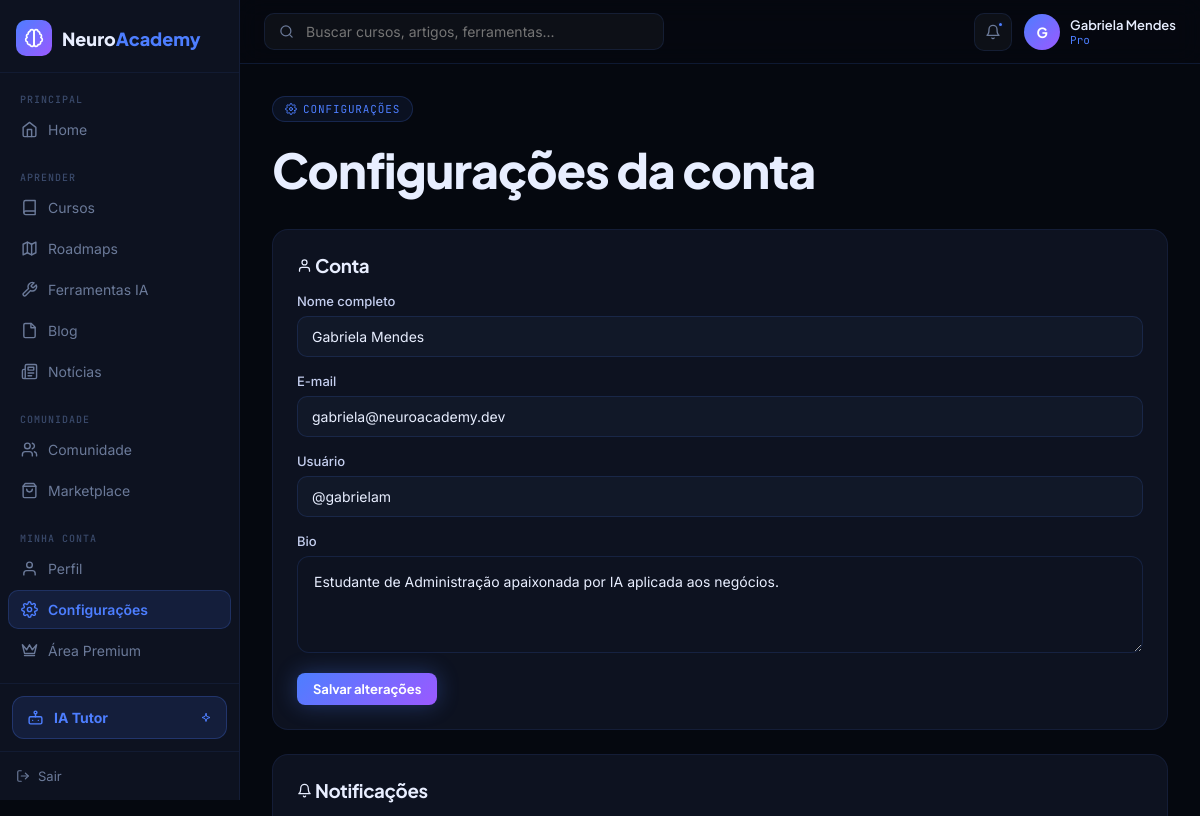
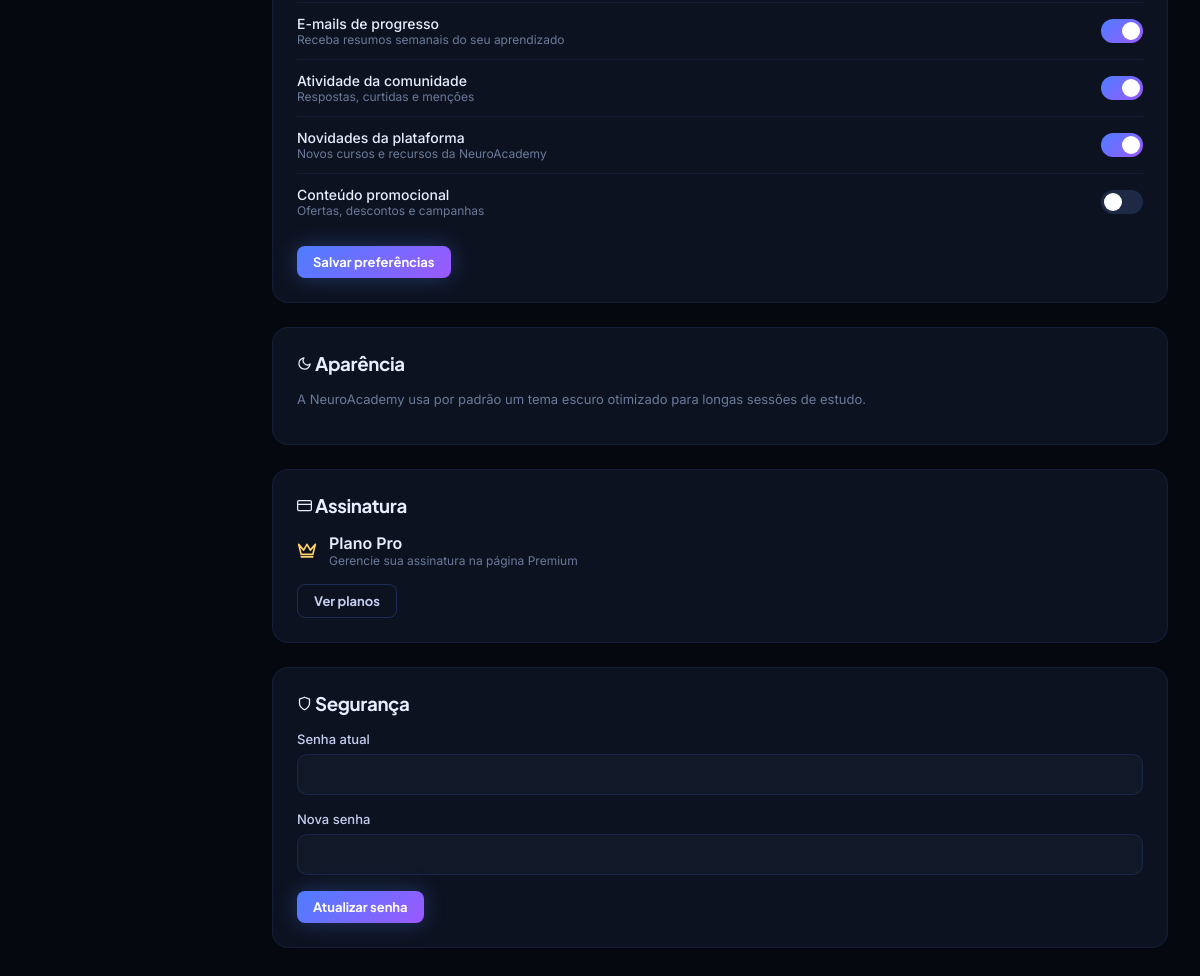
The app's page /configuracoes (signed in) with its own data (2 pictures, top to bottom).
### tables this page shows
CREATE TABLE user (
    id INTEGER PRIMARY KEY AUTOINCREMENT,
    name TEXT NOT NULL,
    username TEXT UNIQUE NOT NULL,
    email TEXT UNIQUE NOT NULL,
    password_hash TEXT NOT NULL,
    bio TEXT DEFAULT '',
    plan TEXT DEFAULT 'Gratuito',
    role TEXT DEFAULT 'aluno',
    points INTEGER DEFAULT 0,
    streak INTEGER DEFAULT 0,
    email_notifications INTEGER DEFAULT 1,
    community_notifications INTEGER DEFAULT 1,
    news_notifications INTEGER DEFAULT 1,
    marketing_notifications INTEGER DEFAULT 0,
    email_verified INTEGER DEFAULT 0,
    email_verify_token TEXT,
    email_verify_sent_at TEXT,
    created_at TEXT DEFAULT (datetime('now'))
);

### routes.py (the view, shortened to what this page needs)
@bp.route("/configuracoes", methods=["GET", "POST"])
@login_required
def configuracoes():
    user = current_user()
    return render_template("configuracoes.html")

### auth.py (called while the page is built)
def load_logged_in_user():
    user_id = session.get("user_id")
    if user_id is None:
        g.user = AnonymousUser()
    else:
        user = get_user_by_id(user_id)
        g.user = user if user else AnonymousUser()

def login_required(view):
    @wraps(view)
    def wrapped(*args, **kwargs):
        if not g.user.is_authenticated:
            return redirect(url_for("main.login", next=request.path))
        return view(*args, **kwargs)
    return wrapped

def current_user():
    return g.user

### csrf.py (called while the page is built, shortened)
def _get_or_create_token():
    token = session.get("csrf_token")
    if not token:
        token = secrets.token_hex(32)
        session["csrf_token"] = token
    return token

def inject_csrf_token():
    return _get_or_create_token()

def csrf_protect():
    if request.method in SAFE_METHODS:
        return None

### db.py (called while the page is built)
def get_db():
    if "db" not in g:
        g.db = sqlite3.connect(current_app.config["DATABASE"])
        g.db.row_factory = sqlite3.Row
        g.db.execute("PRAGMA foreign_keys = ON")
    return g.db

### models.py (called while the page is built)
    @property
    def initial(self):
        return (self.name or self.username or "?")[0].upper()

### repo.py (called while the page is built)
def get_user_by_id(user_id):
    row = get_db().execute("SELECT * FROM user WHERE id = ?", (user_id,)).fetchone()
    return User(row) if row else None

### templates/configuracoes.html (shortened to what this page needs)
{% extends "base_app.html" %}
{% block content %}
<div class="page-narrow">
  <div class="eyebrow">{{ ic.icon('settings',12) }} CONFIGURAÇÕES</div>
  <h1 class="section-title" style="margin-bottom:32px;">Configurações da conta</h1>
  <div class="card card-pad mb-24">
    <h3 style="margin-bottom:16px;">{{ ic.icon('user',15) }} Conta</h3>
    <form method="post">
      <div class="form-group">
        <label class="form-label">Nome completo</label>
        <input class="plain" name="name" value="{{ current_user.name }}">
      </div>
      <div class="form-group">
        <label class="form-label">E-mail</label>
        <input class="plain" value="{{ current_user.email }}" disabled>
      </div>
      <div class="form-group">
        <label class="form-label">Usuário</label>
        <input class="plain" value="@{{ current_user.username }}" disabled>
      </div>
      <div class="form-group">
        <label class="form-label">Bio</label>
        <textarea class="plain" name="bio" rows="3">{{ current_user.bio }}</textarea>
      </div>
      <button type="submit" class="btn btn-primary btn-sm">Salvar alterações</button>
    </form>
  </div>
  <div class="card card-pad mb-24">
    <h3 style="margin-bottom:16px;">{{ ic.icon('bell',15) }} Notificações</h3>
    <form method="post">
      {% for key, label, desc in [('email_notifications','E-mails de progresso','Receba resumos semanais do seu aprendizado'),
                                    ('community_notifications','Atividade da comunidade','Respostas, curtidas e menções'),
                                    ('news_notifications','Novidades da plataforma','Novos cursos e recursos da NeuroAcademy'),
                                    ('marketing_notifications','Conteúdo promocional','Ofertas, descontos e campanhas')] %}
      <div class="flex justify-between items-center" style="padding:12px 0;border-top:1px solid var(--border-soft);">
        <div>
          <div style="font-size:14px;font-weight:500;">{{ label }}</div>
          <div class="text-muted" style="font-size:12px;">{{ desc }}</div>
        </div>
        <label class="toggle">
          <span class="toggle-slider"></span>
        </label>
      </div>
      {% endfor %}
      <button type="submit" class="btn btn-primary btn-sm" style="margin-top:16px;">Salvar preferências</button>
    </form>
  </div>
  <div class="card card-pad mb-24">
    <h3 style="margin-bottom:16px;">{{ ic.icon('moon',15) }} Aparência</h3>
    <p class="text-muted" style="font-size:13px;">A NeuroAcademy usa por padrão um tema escuro otimizado para longas sessões de estudo.</p>
  </div>
  <div class="card card-pad mb-24">
    <h3 style="margin-bottom:16px;">{{ ic.icon('card',15) }} Assinatura</h3>
    <div class="flex items-center gap-12 mb-16">
      {{ ic.icon('crown',20,'#FFD166') }}
      <div>
        <div style="font-weight:600;">Plano {{ current_user.plan }}</div>
        <div class="text-muted" style="font-size:12px;">Gerencie sua assinatura na página Premium</div>
      </div>
    </div>
    <a href="{{ url_for('main.premium') }}" class="btn btn-outline btn-sm">Ver planos</a>
  </div>
  <div class="card card-pad">
    <h3 style="margin-bottom:16px;">{{ ic.icon('shield',15) }} Segurança</h3>
    <form method="post">
      <div class="form-group">
        <label class="form-label">Senha atual</label>
        <input class="plain" type="password" name="old_password" required>
      </div>
      <div class="form-group">
        <label class="form-label">Nova senha</label>
        <input class="plain" type="password" name="new_password" required>
      </div>
      <button type="submit" class="btn btn-primary btn-sm">Atualizar senha</button>
    </form>
  </div>
</div>
{% endblock %}

### templates/base_app.html (shortened to what this page needs)
<!doctype html>
<html lang="pt-BR">
<head>
<link rel="stylesheet" href="{{ url_for('static', filename='css/style.css') }}">
</head>
<body>
{% import "partials/icons.html" as ic %}
<div class="app-shell">
  <aside class="sidebar" id="sidebar">
    <div class="sidebar-logo">
      <a href="{{ url_for('main.home') }}" class="brand">
        <span class="brand-mark">{{ ic.icon('brain', 20, '#fff') }}</span>
        <span class="brand-name">Neuro<b>Academy</b></span>
      </a>
    </div>
    <nav class="sidebar-nav">
      <div class="nav-group">
        <div class="nav-group-label">PRINCIPAL</div>
        <a class="nav-item {{ 'active' if request.path == url_for('main.home') }}" href="{{ url_for('main.home') }}">{{ ic.icon('home', 17) }}<span>Home</span></a>
      </div>
      <div class="nav-group">
        <div class="nav-group-label">APRENDER</div>
        <a class="nav-item {{ 'active' if request.path.startswith('/cursos') }}" href="{{ url_for('main.cursos') }}">{{ ic.icon('book', 17) }}<span>Cursos</span></a>
        <a class="nav-item {{ 'active' if request.path.startswith('/roadmaps') }}" href="{{ url_for('main.roadmaps') }}">{{ ic.icon('map', 17) }}<span>Roadmaps</span></a>
        <a class="nav-item {{ 'active' if request.path.startswith('/ferramentas') }}" href="{{ url_for('main.ferramentas') }}">{{ ic.icon('tool', 17) }}<span>Ferramentas IA</span></a>
        <a class="nav-item {{ 'active' if request.path.startswith('/blog') }}" href="{{ url_for('main.blog') }}">{{ ic.icon('file', 17) }}<span>Blog</span></a>
        <a class="nav-item {{ 'active' if request.path.startswith('/noticias') }}" href="{{ url_for('main.noticias') }}">{{ ic.icon('news', 17) }}<span>Notícias</span></a>
      </div>
      <div class="nav-group">
        <div class="nav-group-label">COMUNIDADE</div>
        <a class="nav-item {{ 'active' if request.path.startswith('/comunidade') }}" href="{{ url_for('main.comunidade') }}">{{ ic.icon('users', 17) }}<span>Comunidade</span></a>
        <a class="nav-item {{ 'active' if request.path.startswith('/marketplace') }}" href="{{ url_for('main.marketplace') }}">{{ ic.icon('bag', 17) }}<span>Marketplace</span></a>
      </div>
      <div class="nav-group">
        <div class="nav-group-label">MINHA CONTA</div>
        <a class="nav-item {{ 'active' if request.path.startswith('/perfil') }}" href="{{ url_for('main.perfil') }}">{{ ic.icon('user', 17) }}<span>Perfil</span></a>
        <a class="nav-item {{ 'active' if request.path.startswith('/configuracoes') }}" href="{{ url_for('main.configuracoes') }}">{{ ic.icon('settings', 17) }}<span>Configurações</span></a>
        <a class="nav-item {{ 'active' if request.path.startswith('/premium') }}" href="{{ url_for('main.premium') }}">{{ ic.icon('crown', 17) }}<span>Área Premium</span></a>
      </div>
    </nav>
    <div class="sidebar-tutor">
      <a href="{{ url_for('main.tutor') }}" class="{{ 'active-tutor' if request.path.startswith('/tutor') }}">
        {{ ic.icon('bot', 17, 'currentColor') }}<span>IA Tutor</span>
        <span style="margin-left:auto;display:flex;">{{ ic.icon('sparkles', 12) }}</span>
      </a>
    </div>
    {% if current_user.is_authenticated %}
    <div style="padding:10px 12px;border-top:1px solid rgba(77,126,255,.08);">
      <a href="{{ url_for('main.logout') }}" style="display:flex;align-items:center;gap:8px;color:var(--muted);text-decoration:none;font-size:13px;padding:6px 4px;">{{ ic.icon('log-out',14) }} Sair</a>
    </div>
    {% endif %}
  </aside>
  <div class="app-main">
    <header class="topbar">
      <form class="topbar-search" action="{{ url_for('main.cursos') }}" method="get">
        {{ ic.icon('search', 15, '#6B7A99') }}
        <input type="text" name="busca" placeholder="Buscar cursos, artigos, ferramentas...">
      </form>
      <div class="flex items-center gap-12" style="margin-left:auto;">
        <button class="icon-btn" style="position:relative;">
          {{ ic.icon('bell', 16) }}
          <span style="position:absolute;top:7px;right:7px;width:7px;height:7px;border-radius:50%;background:var(--primary);border:2px solid var(--card);"></span>
        </button>
        {% if current_user.is_authenticated %}
        <a href="{{ url_for('main.perfil') }}" class="topbar-user">
          <span class="topbar-avatar">{{ current_user.initial }}</span>
          <div class="hidden-mobile">
            <div style="font-family:var(--font-head);font-size:13px;font-weight:600;">{{ current_user.name }}</div>
            <div class="mono" style="font-size:11px;color:var(--primary);">{{ current_user.plan }}</div>
          </div>
        </a>
        {% else %}
        <a href="{{ url_for('main.login') }}" class="btn btn-primary btn-sm">Entrar</a>
        {% endif %}
      </div>
    </header>
    <main>
      {% block content %}{% endblock %}
    </main>
  </div>
</div>
<div class="confetti-host" id="confettiHost" aria-hidden="true"></div>
</body>
</html>

### records on screen
user: name "Gabriela Mendes", plan "Pro", email "gabriela@neuroacademy.dev", username "@gabrielam", bio "Estudante de Administração apaixonada por IA aplicada aos negócios."

### other values on screen
{{ current_user.initial }} "G"
{{ label }} "E-mails de progresso" "Atividade da comunidade" "Novidades da plataforma" "Conteúdo promocional"
{{ desc }} "Receba resumos semanais do seu aprendizado" "Respostas, curtidas e menções" "Novos cursos e recursos da NeuroAcademy" "Ofertas, descontos e campanhas"
